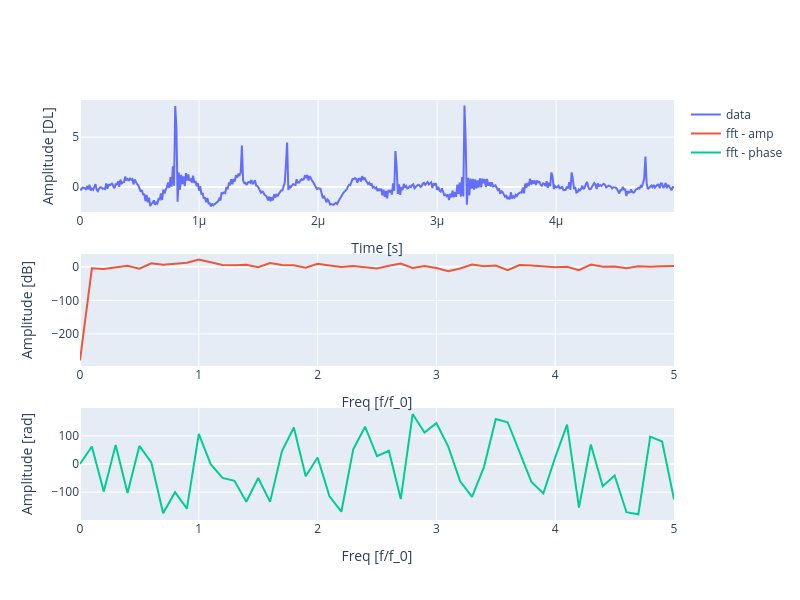

The code cell stored with this chart in its notebook:
### Code cell
# Plot generated data
fft_lim = 5
fft_data, freq = fft(data_processed, sampling_rate, frequency)
psd_data, psd_freq = psd(data_processed, sampling_rate, frequency)

# plot sound wave and fft
fig = make_subplots(rows=3, cols=1)
fig.add_trace(
    go.Scatter(x=t_plot, y=data_processed, mode="lines", name="data"), row=1, col=1
)
fig.add_trace(
    go.Scatter(x=psd_freq, y=to_dB(psd_data), mode="lines", name="fft - amp"),
    row=2,
    col=1,
)
fig.add_trace(
    go.Scatter(
        x=freq, y=np.angle(fft_data, deg=True), mode="lines", name="fft - phase"
    ),
    row=3,
    col=1,
)

fig.update_layout(
    height=600,
    width=800,
    xaxis1=dict(title="Time [s]"),
    xaxis2=dict(title="Freq [f/f_0]", range=[0, fft_lim]),
    xaxis3=dict(title="Freq [f/f_0]", range=[0, fft_lim]),
    yaxis1=dict(title="Amplitude [DL]"),
    yaxis2=dict(title="Amplitude [dB]"),
    yaxis3=dict(title="Amplitude [rad]"),
)
fig.show()

### Figure 1 — Plotly figure (JSON) as saved in the notebook; plotly's stock layout.template omitted (floating-point values rounded to 4 significant figures; data arrays with more than 128 entries replaced by an {"elided": "..."} marker saying what was removed)
{"data": [{"mode": "lines", "name": "data", "type": "scatter", "x": {"elided": "500 float values"}, "xaxis": "x", "y": {"elided": "500 float values"}, "yaxis": "y"}, {"mode": "lines", "name": "fft - amp", "type": "scatter", "x": {"elided": "250 float values"}, "xaxis": "x2", "y": {"elided": "250 float values"}, "yaxis": "y2"}, {"mode": "lines", "name": "fft - phase", "type": "scatter", "x": {"elided": "250 float values"}, "xaxis": "x3", "y": {"elided": "250 float values"}, "yaxis": "y3"}], "layout": {"height": 600, "width": 800, "xaxis": {"anchor": "y", "domain": [0, 1], "title": {"text": "Time [s]"}}, "xaxis2": {"anchor": "y2", "domain": [0, 1], "range": [0, 5], "title": {"text": "Freq [f/f_0]"}}, "xaxis3": {"anchor": "y3", "domain": [0, 1], "range": [0, 5], "title": {"text": "Freq [f/f_0]"}}, "yaxis": {"anchor": "x", "domain": [0.7333, 1], "title": {"text": "Amplitude [DL]"}}, "yaxis2": {"anchor": "x2", "domain": [0.3667, 0.6333], "title": {"text": "Amplitude [dB]"}}, "yaxis3": {"anchor": "x3", "domain": [0, 0.2667], "title": {"text": "Amplitude [rad]"}}}}
